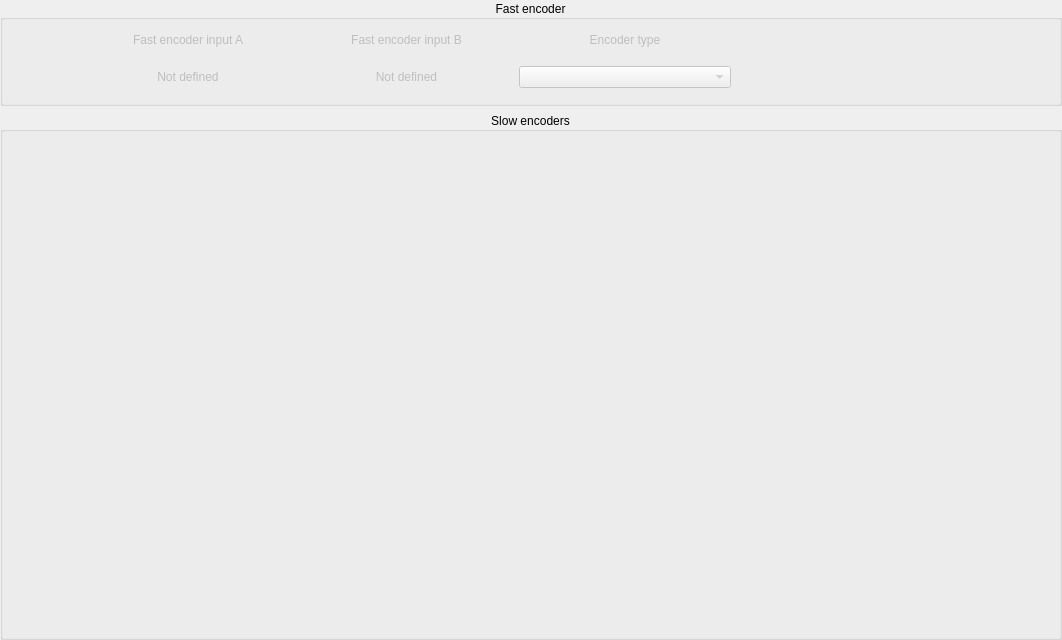
<?xml version="1.0" encoding="UTF-8"?>
<ui version="4.0">
 <class>EncodersConfig</class>
 <widget class="QWidget" name="EncodersConfig">
  <property name="geometry">
   <rect>
    <x>0</x>
    <y>0</y>
    <width>1062</width>
    <height>640</height>
   </rect>
  </property>
  <property name="windowTitle">
   <string>Form</string>
  </property>
  <layout class="QGridLayout" name="gridLayout">
   <property name="leftMargin">
    <number>0</number>
   </property>
   <property name="topMargin">
    <number>0</number>
   </property>
   <property name="rightMargin">
    <number>0</number>
   </property>
   <property name="bottomMargin">
    <number>0</number>
   </property>
   <item row="0" column="0">
    <widget class="QScrollArea" name="scrollArea">
     <property name="frameShape">
      <enum>QFrame::NoFrame</enum>
     </property>
     <property name="widgetResizable">
      <bool>true</bool>
     </property>
     <widget class="QWidget" name="scrollAreaWidgetContents">
      <property name="geometry">
       <rect>
        <x>0</x>
        <y>0</y>
        <width>1062</width>
        <height>640</height>
       </rect>
      </property>
      <layout class="QVBoxLayout" name="verticalLayout" stretch="1,5">
       <property name="leftMargin">
        <number>0</number>
       </property>
       <property name="topMargin">
        <number>0</number>
       </property>
       <property name="rightMargin">
        <number>0</number>
       </property>
       <property name="bottomMargin">
        <number>0</number>
       </property>
       <item>
        <widget class="QGroupBox" name="groupBox_FastEncoder">
         <property name="minimumSize">
          <size>
           <width>0</width>
           <height>90</height>
          </size>
         </property>
         <property name="styleSheet">
          <string notr="true"/>
         </property>
         <property name="title">
          <string>Fast encoder</string>
         </property>
         <property name="alignment">
          <set>Qt::AlignCenter</set>
         </property>
         <layout class="QGridLayout" name="layoutG_FastEncoder" rowstretch="0,0" columnstretch="3,10,10,10,15">
          <property name="topMargin">
           <number>0</number>
          </property>
          <property name="bottomMargin">
           <number>15</number>
          </property>
          <property name="verticalSpacing">
           <number>6</number>
          </property>
          <item row="0" column="0" rowspan="2">
           <widget class="QLabel" name="label_EncoderIndex">
            <property name="enabled">
             <bool>false</bool>
            </property>
            <property name="text">
             <string/>
            </property>
            <property name="alignment">
             <set>Qt::AlignCenter</set>
            </property>
           </widget>
          </item>
          <item row="0" column="1">
           <widget class="QLabel" name="text_InputA">
            <property name="enabled">
             <bool>false</bool>
            </property>
            <property name="text">
             <string>Fast encoder input A</string>
            </property>
            <property name="alignment">
             <set>Qt::AlignCenter</set>
            </property>
           </widget>
          </item>
          <item row="0" column="2">
           <widget class="QLabel" name="text_InputB">
            <property name="enabled">
             <bool>false</bool>
            </property>
            <property name="text">
             <string>Fast encoder input B</string>
            </property>
            <property name="alignment">
             <set>Qt::AlignCenter</set>
            </property>
           </widget>
          </item>
          <item row="0" column="3">
           <widget class="QLabel" name="text_EncoderType">
            <property name="enabled">
             <bool>false</bool>
            </property>
            <property name="text">
             <string>Encoder type</string>
            </property>
            <property name="alignment">
             <set>Qt::AlignCenter</set>
            </property>
           </widget>
          </item>
          <item row="0" column="4">
           <spacer name="horizontalSpacer">
            <property name="orientation">
             <enum>Qt::Horizontal</enum>
            </property>
            <property name="sizeHint" stdset="0">
             <size>
              <width>303</width>
              <height>20</height>
             </size>
            </property>
           </spacer>
          </item>
          <item row="1" column="1">
           <widget class="QLabel" name="label_ButtonNumberA">
            <property name="enabled">
             <bool>false</bool>
            </property>
            <property name="text">
             <string>Not defined</string>
            </property>
            <property name="alignment">
             <set>Qt::AlignCenter</set>
            </property>
           </widget>
          </item>
          <item row="1" column="2">
           <widget class="QLabel" name="label_ButtonNumberB">
            <property name="enabled">
             <bool>false</bool>
            </property>
            <property name="text">
             <string>Not defined</string>
            </property>
            <property name="alignment">
             <set>Qt::AlignCenter</set>
            </property>
           </widget>
          </item>
          <item row="1" column="3">
           <widget class="CenteredCBox" name="comboBox_EncoderType">
            <property name="enabled">
             <bool>false</bool>
            </property>
           </widget>
          </item>
         </layout>
        </widget>
       </item>
       <item>
        <widget class="QGroupBox" name="groupBox_2">
         <property name="styleSheet">
          <string notr="true"/>
         </property>
         <property name="title">
          <string>Slow encoders</string>
         </property>
         <property name="alignment">
          <set>Qt::AlignCenter</set>
         </property>
         <layout class="QVBoxLayout" name="layoutV_Encoders">
          <property name="leftMargin">
           <number>0</number>
          </property>
          <property name="topMargin">
           <number>0</number>
          </property>
          <property name="rightMargin">
           <number>0</number>
          </property>
          <property name="bottomMargin">
           <number>0</number>
          </property>
         </layout>
        </widget>
       </item>
      </layout>
     </widget>
    </widget>
   </item>
  </layout>
 </widget>
 <customwidgets>
  <customwidget>
   <class>CenteredCBox</class>
   <extends>QComboBox</extends>
   <header>centered_cbox.h</header>
  </customwidget>
 </customwidgets>
 <resources/>
 <connections/>
</ui>
